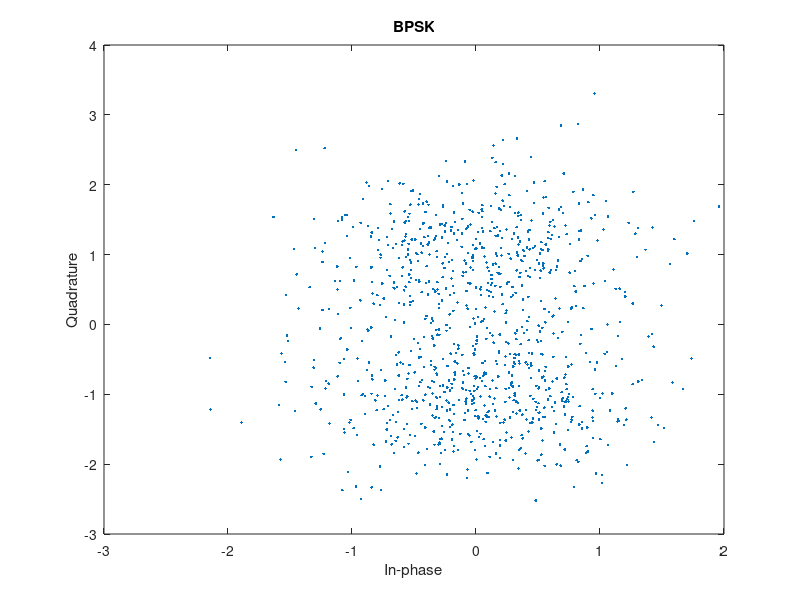
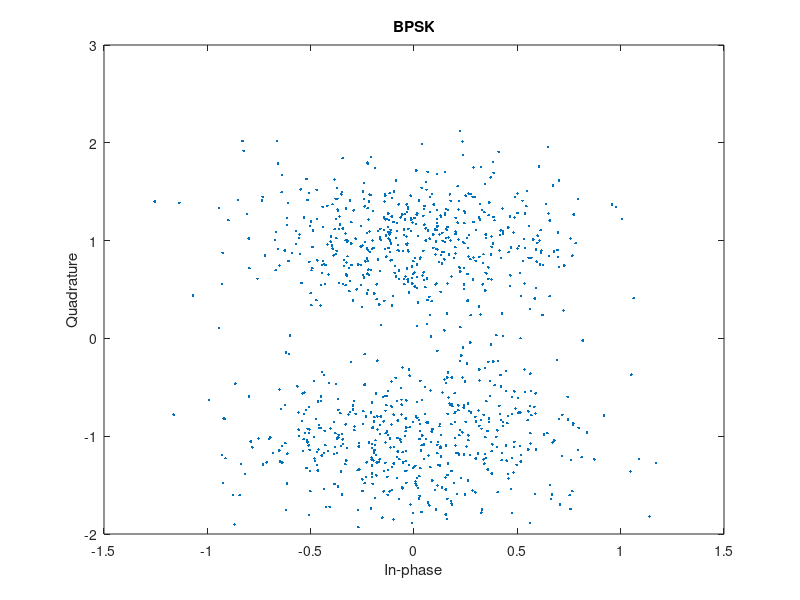
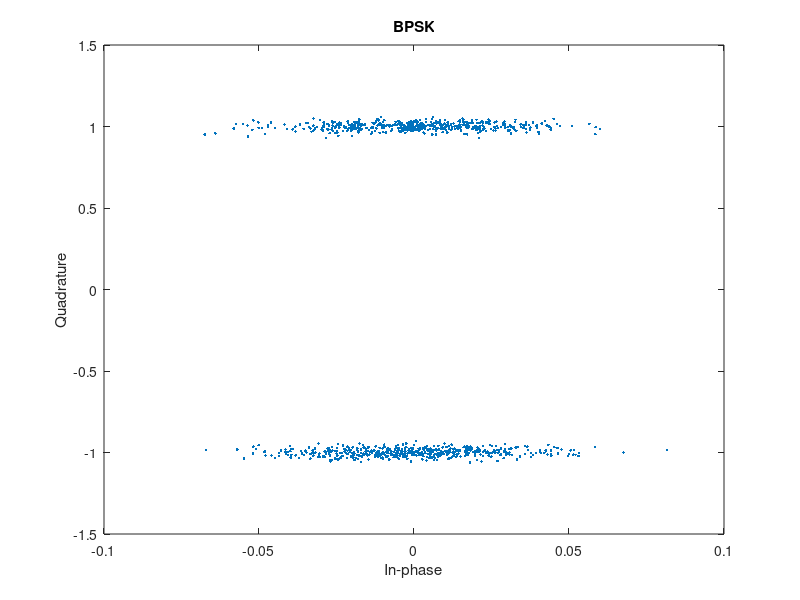
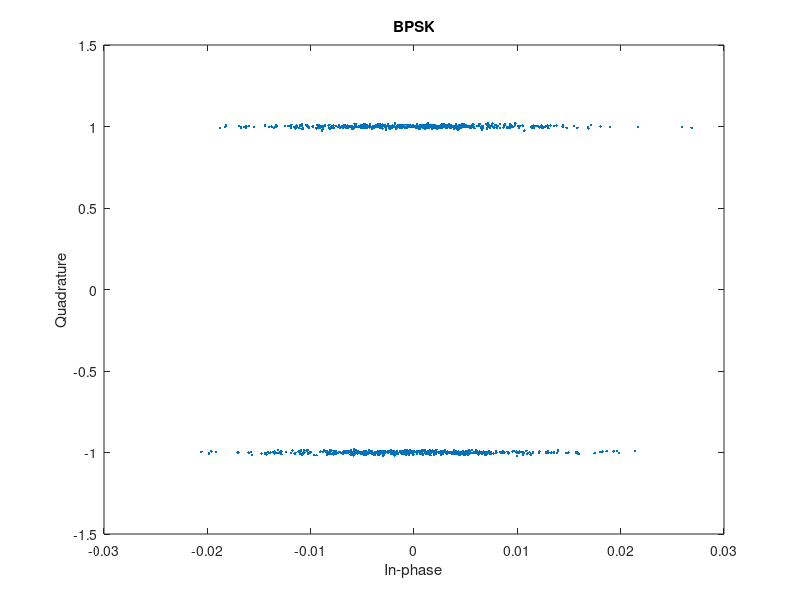

Here is the MATLAB script that generated these plots, in order:
close all; clc; clear all;
for M = [2, 4]
    for y = [1, 5, 30, 40, 50, 80]
        data = randi([0, M-1], 1000, 1);
        txSig = pskmod(data, M, pi/M);
        rxSig = awgn(txSig, y);
        scatterplot(rxSig);
        if M == 2
            title('BPSK')
        else
            title('QPSK')
        end
    end
end
for M = [16, 64]
    for y = [1, 5, 30, 40, 50, 80]
        data = randi([0, M-1], 1000, 1);
        txSig = qammod(data, M);
        rxSig = awgn(txSig, y);
        scatterplot(rxSig);
        if M == 16
            title('16-QAM')
        else
            title('64-QAM')
        end
    end
end

